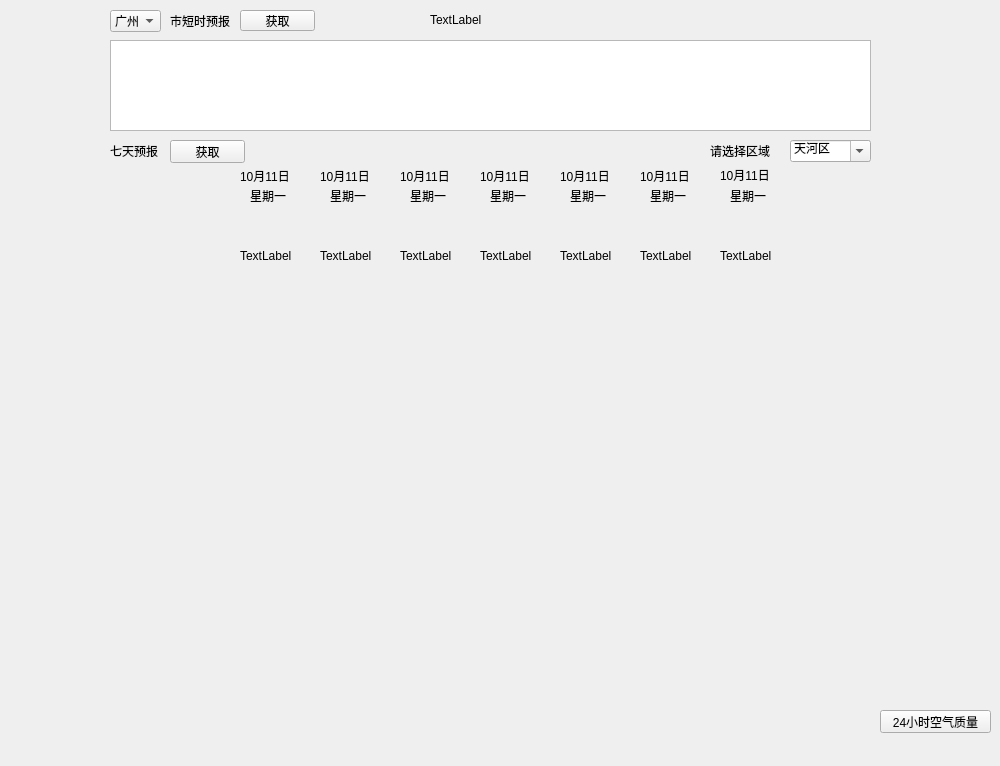
<?xml version="1.0" encoding="UTF-8"?>
<ui version="4.0">
 <class>Dialog</class>
 <widget class="QMainWindow" name="Dialog">
  <property name="enabled">
   <bool>true</bool>
  </property>
  <property name="geometry">
   <rect>
    <x>0</x>
    <y>0</y>
    <width>1000</width>
    <height>766</height>
   </rect>
  </property>
  <property name="windowTitle">
   <string>Dialog</string>
  </property>
  <widget class="QWidget" name="centralWidget">
   <widget class="QComboBox" name="comboBox">
    <property name="enabled">
     <bool>true</bool>
    </property>
    <property name="geometry">
     <rect>
      <x>790</x>
      <y>140</y>
      <width>81</width>
      <height>22</height>
     </rect>
    </property>
    <property name="editable">
     <bool>true</bool>
    </property>
    <property name="maxVisibleItems">
     <number>30</number>
    </property>
    <item>
     <property name="text">
      <string>天河区</string>
     </property>
    </item>
    <item>
     <property name="text">
      <string>白云区</string>
     </property>
    </item>
    <item>
     <property name="text">
      <string>越秀区</string>
     </property>
    </item>
    <item>
     <property name="text">
      <string>海珠区</string>
     </property>
    </item>
    <item>
     <property name="text">
      <string>荔湾区</string>
     </property>
    </item>
    <item>
     <property name="text">
      <string>番禺区</string>
     </property>
    </item>
    <item>
     <property name="text">
      <string>从化区</string>
     </property>
    </item>
    <item>
     <property name="text">
      <string>增城区</string>
     </property>
    </item>
    <item>
     <property name="text">
      <string>黄埔区</string>
     </property>
    </item>
    <item>
     <property name="text">
      <string>花都区</string>
     </property>
    </item>
    <item>
     <property name="text">
      <string>南沙区</string>
     </property>
    </item>
   </widget>
   <widget class="QLabel" name="label">
    <property name="geometry">
     <rect>
      <x>710</x>
      <y>130</y>
      <width>121</width>
      <height>41</height>
     </rect>
    </property>
    <property name="text">
     <string>请选择区域</string>
    </property>
   </widget>
   <widget class="QLabel" name="label2">
    <property name="geometry">
     <rect>
      <x>170</x>
      <y>10</y>
      <width>91</width>
      <height>21</height>
     </rect>
    </property>
    <property name="text">
     <string>市短时预报</string>
    </property>
   </widget>
   <widget class="QLabel" name="label3">
    <property name="geometry">
     <rect>
      <x>110</x>
      <y>140</y>
      <width>101</width>
      <height>21</height>
     </rect>
    </property>
    <property name="text">
     <string>七天预报</string>
    </property>
   </widget>
   <widget class="QPushButton" name="pushButton">
    <property name="geometry">
     <rect>
      <x>240</x>
      <y>10</y>
      <width>75</width>
      <height>21</height>
     </rect>
    </property>
    <property name="text">
     <string>获取</string>
    </property>
   </widget>
   <widget class="QPushButton" name="pushButton2">
    <property name="geometry">
     <rect>
      <x>170</x>
      <y>140</y>
      <width>75</width>
      <height>23</height>
     </rect>
    </property>
    <property name="text">
     <string>获取</string>
    </property>
   </widget>
   <widget class="QPushButton" name="pushButton3">
    <property name="geometry">
     <rect>
      <x>880</x>
      <y>710</y>
      <width>111</width>
      <height>23</height>
     </rect>
    </property>
    <property name="text">
     <string>24小时空气质量</string>
    </property>
   </widget>
   <widget class="QComboBox" name="comboBox2">
    <property name="geometry">
     <rect>
      <x>110</x>
      <y>10</y>
      <width>51</width>
      <height>22</height>
     </rect>
    </property>
    <item>
     <property name="text">
      <string>广州</string>
     </property>
    </item>
    <item>
     <property name="text">
      <string>北京</string>
     </property>
    </item>
    <item>
     <property name="text">
      <string>上海</string>
     </property>
    </item>
    <item>
     <property name="text">
      <string>成都</string>
     </property>
    </item>
   </widget>
   <widget class="QTextEdit" name="textEdit">
    <property name="geometry">
     <rect>
      <x>110</x>
      <y>40</y>
      <width>761</width>
      <height>91</height>
     </rect>
    </property>
   </widget>
   <widget class="QChartView" name="widget" native="true">
    <property name="geometry">
     <rect>
      <x>100</x>
      <y>290</y>
      <width>761</width>
      <height>221</height>
     </rect>
    </property>
   </widget>
   <widget class="QChartView" name="widget_2" native="true">
    <property name="geometry">
     <rect>
      <x>100</x>
      <y>510</y>
      <width>761</width>
      <height>221</height>
     </rect>
    </property>
   </widget>
   <widget class="QLabel" name="label_2">
    <property name="geometry">
     <rect>
      <x>240</x>
      <y>170</y>
      <width>54</width>
      <height>12</height>
     </rect>
    </property>
    <property name="text">
     <string>10月11日</string>
    </property>
   </widget>
   <widget class="QLabel" name="label_3">
    <property name="geometry">
     <rect>
      <x>250</x>
      <y>190</y>
      <width>54</width>
      <height>12</height>
     </rect>
    </property>
    <property name="text">
     <string>星期一</string>
    </property>
   </widget>
   <widget class="QLabel" name="label_4">
    <property name="geometry">
     <rect>
      <x>320</x>
      <y>170</y>
      <width>54</width>
      <height>12</height>
     </rect>
    </property>
    <property name="text">
     <string>10月11日</string>
    </property>
   </widget>
   <widget class="QLabel" name="label_5">
    <property name="geometry">
     <rect>
      <x>330</x>
      <y>190</y>
      <width>54</width>
      <height>12</height>
     </rect>
    </property>
    <property name="text">
     <string>星期一</string>
    </property>
   </widget>
   <widget class="QLabel" name="label_6">
    <property name="geometry">
     <rect>
      <x>400</x>
      <y>170</y>
      <width>54</width>
      <height>12</height>
     </rect>
    </property>
    <property name="text">
     <string>10月11日</string>
    </property>
   </widget>
   <widget class="QLabel" name="label_7">
    <property name="geometry">
     <rect>
      <x>480</x>
      <y>170</y>
      <width>54</width>
      <height>12</height>
     </rect>
    </property>
    <property name="text">
     <string>10月11日</string>
    </property>
   </widget>
   <widget class="QLabel" name="label_8">
    <property name="geometry">
     <rect>
      <x>560</x>
      <y>170</y>
      <width>54</width>
      <height>12</height>
     </rect>
    </property>
    <property name="text">
     <string>10月11日</string>
    </property>
   </widget>
   <widget class="QLabel" name="label_9">
    <property name="geometry">
     <rect>
      <x>640</x>
      <y>170</y>
      <width>54</width>
      <height>12</height>
     </rect>
    </property>
    <property name="text">
     <string>10月11日</string>
    </property>
   </widget>
   <widget class="QLabel" name="label_10">
    <property name="geometry">
     <rect>
      <x>720</x>
      <y>159</y>
      <width>51</width>
      <height>31</height>
     </rect>
    </property>
    <property name="text">
     <string>10月11日</string>
    </property>
   </widget>
   <widget class="QLabel" name="label_11">
    <property name="geometry">
     <rect>
      <x>410</x>
      <y>190</y>
      <width>54</width>
      <height>12</height>
     </rect>
    </property>
    <property name="text">
     <string>星期一</string>
    </property>
   </widget>
   <widget class="QLabel" name="label_12">
    <property name="geometry">
     <rect>
      <x>490</x>
      <y>190</y>
      <width>54</width>
      <height>12</height>
     </rect>
    </property>
    <property name="text">
     <string>星期一</string>
    </property>
   </widget>
   <widget class="QLabel" name="label_13">
    <property name="geometry">
     <rect>
      <x>570</x>
      <y>190</y>
      <width>54</width>
      <height>12</height>
     </rect>
    </property>
    <property name="text">
     <string>星期一</string>
    </property>
   </widget>
   <widget class="QLabel" name="label_14">
    <property name="geometry">
     <rect>
      <x>650</x>
      <y>190</y>
      <width>54</width>
      <height>12</height>
     </rect>
    </property>
    <property name="text">
     <string>星期一</string>
    </property>
   </widget>
   <widget class="QLabel" name="label_15">
    <property name="geometry">
     <rect>
      <x>730</x>
      <y>190</y>
      <width>54</width>
      <height>12</height>
     </rect>
    </property>
    <property name="text">
     <string>星期一</string>
    </property>
   </widget>
   <widget class="QLabel" name="label_16">
    <property name="geometry">
     <rect>
      <x>240</x>
      <y>230</y>
      <width>61</width>
      <height>51</height>
     </rect>
    </property>
    <property name="text">
     <string>TextLabel</string>
    </property>
   </widget>
   <widget class="QLabel" name="label_17">
    <property name="geometry">
     <rect>
      <x>320</x>
      <y>230</y>
      <width>61</width>
      <height>51</height>
     </rect>
    </property>
    <property name="text">
     <string>TextLabel</string>
    </property>
   </widget>
   <widget class="QLabel" name="label_18">
    <property name="geometry">
     <rect>
      <x>400</x>
      <y>230</y>
      <width>61</width>
      <height>51</height>
     </rect>
    </property>
    <property name="text">
     <string>TextLabel</string>
    </property>
   </widget>
   <widget class="QLabel" name="label_19">
    <property name="geometry">
     <rect>
      <x>480</x>
      <y>230</y>
      <width>61</width>
      <height>51</height>
     </rect>
    </property>
    <property name="text">
     <string>TextLabel</string>
    </property>
   </widget>
   <widget class="QLabel" name="label_20">
    <property name="geometry">
     <rect>
      <x>560</x>
      <y>230</y>
      <width>61</width>
      <height>51</height>
     </rect>
    </property>
    <property name="text">
     <string>TextLabel</string>
    </property>
   </widget>
   <widget class="QLabel" name="label_21">
    <property name="geometry">
     <rect>
      <x>640</x>
      <y>230</y>
      <width>61</width>
      <height>51</height>
     </rect>
    </property>
    <property name="text">
     <string>TextLabel</string>
    </property>
   </widget>
   <widget class="QLabel" name="label_22">
    <property name="geometry">
     <rect>
      <x>720</x>
      <y>230</y>
      <width>61</width>
      <height>51</height>
     </rect>
    </property>
    <property name="text">
     <string>TextLabel</string>
    </property>
   </widget>
   <widget class="QLabel" name="label_23">
    <property name="geometry">
     <rect>
      <x>430</x>
      <y>-1</y>
      <width>441</width>
      <height>41</height>
     </rect>
    </property>
    <property name="text">
     <string>TextLabel</string>
    </property>
   </widget>
  </widget>
  <widget class="QMenuBar" name="menuBar">
   <property name="geometry">
    <rect>
     <x>0</x>
     <y>0</y>
     <width>1000</width>
     <height>23</height>
    </rect>
   </property>
  </widget>
 </widget>
 <layoutdefault spacing="6" margin="11"/>
 <customwidgets>
  <customwidget>
   <class>QChartView</class>
   <extends>QWidget</extends>
   <header location="global">QChartView.h</header>
   <container>1</container>
  </customwidget>
 </customwidgets>
 <resources/>
 <connections/>
</ui>
